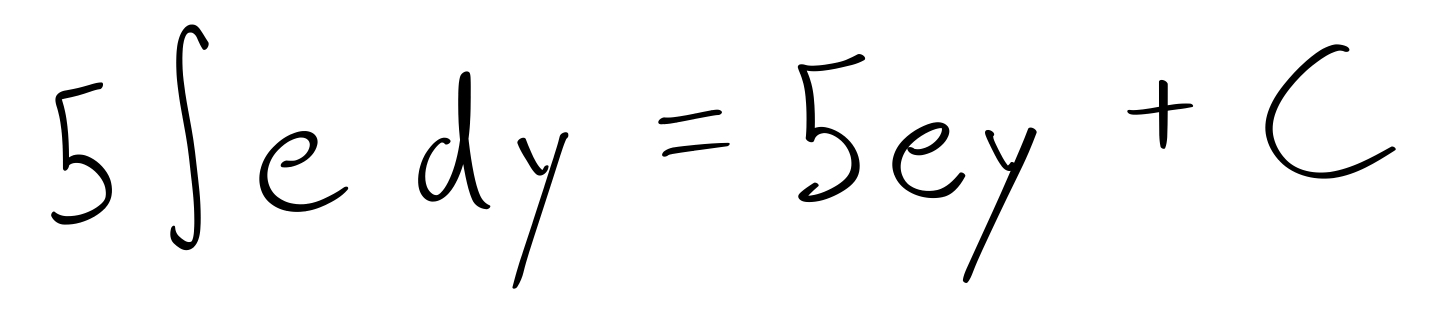
#> input picture backend/test_images/ex10.jpg, 1450 x 324 px
$ python -i process.py   (imports and definitions only)
#> lines starting #> are read from the running program, lines starting #| are printed output that depends on the picture; after the words box and inside, x2 and y2 are one past the last pixel; in counts of white or black regions, pixels touching at a corner belong together
#> further down, picture is the input picture: shape (324, 1450); min 0, max 255, mean 245.5
import cv2
import numpy as np

# Preprocessing image to be more readable
def preprocess_image(img):
    #img = cv2.imread(img_path, cv2.IMREAD_GRAYSCALE)
    img = cv2.GaussianBlur(img, (3, 3), 0)
    img = cv2.adaptiveThreshold(img, 255, cv2.ADAPTIVE_THRESH_MEAN_C, cv2.THRESH_BINARY, 75, 10)
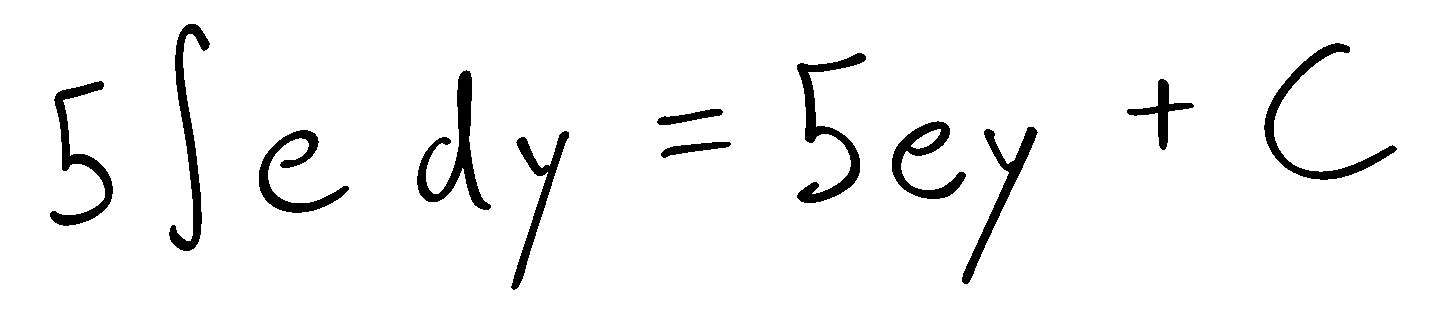
#> img: shape (324, 1450); 95.4% white; 12 black regions, largest, box (x1, y1, x2, y2) and area: (417, 70, 491, 210) 2670, (797, 53, 866, 203) 2555, (169, 24, 210, 251) 2429
    inverted_img = cv2.bitwise_not(img)
    denoised = cv2.fastNlMeansDenoising(inverted_img, None, h=10, templateWindowSize=7, searchWindowSize=21)
    _, binary = cv2.threshold(denoised, 0, 255, cv2.THRESH_BINARY + cv2.THRESH_OTSU)
    kernel = cv2.getStructuringElement(cv2.MORPH_RECT, (3, 3))
    cleaned = cv2.morphologyEx(binary, cv2.MORPH_OPEN, kernel)
#> cleaned: shape (324, 1450); 4.6% white; 12 white regions, largest, box (x1, y1, x2, y2) and area: (417, 71, 491, 210) 2669, (797, 53, 866, 203) 2555, (169, 24, 209, 251) 2425
    return cleaned


# Extracting contours for each character
# [124 lines left out: functions extract_contours, is_equals_sign, is_dot_or_hat, merge, resize_image, make_square_symbol, not called in this run]

>>> import cv2
>>> picture = cv2.imread('test_images/ex10.jpg', cv2.IMREAD_GRAYSCALE)
>>> result = preprocess_image(picture)

$ run again, on backend/test_images/ex1.png
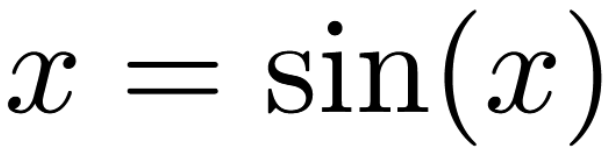
#> input picture backend/test_images/ex1.png, 615 x 156 px
#> picture is the input picture: shape (156, 615); min 0, max 255, mean 231.7
#> in preprocess_image, `img = cv2.adaptiveThreshold(img, 255, cv2.ADAPTIVE_THRESH_MEAN_C, cv2...`:
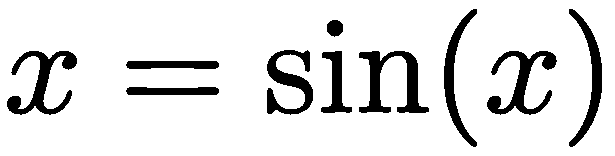
#> img: shape (156, 615); 88.3% white; 10 black regions, largest, box (x1, y1, x2, y2) and area: (359, 51, 429, 113) 1756, (7, 51, 77, 115) 1593, (487, 51, 557, 115) 1581
#> cleaned: shape (156, 615); 11.7% white; 10 white regions, largest, box (x1, y1, x2, y2) and area: (359, 51, 429, 113) 1756, (7, 51, 77, 114) 1585, (487, 51, 556, 114) 1570

$ run again, on backend/test_images/ex2.png
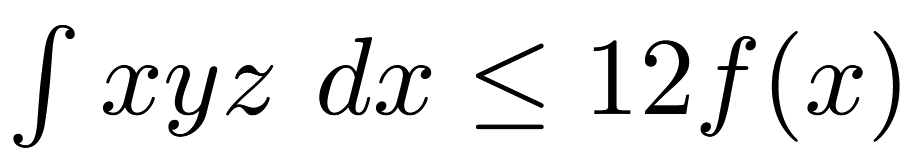
#> input picture backend/test_images/ex2.png, 913 x 167 px
#> picture is the input picture: shape (167, 913); min 0, max 255, mean 235.7
#> in preprocess_image, `img = cv2.adaptiveThreshold(img, 255, cv2.ADAPTIVE_THRESH_MEAN_C, cv2...`:
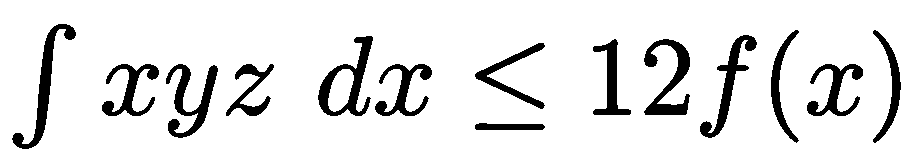
#> img: shape (167, 913); 90% white; 14 black regions, largest, box (x1, y1, x2, y2) and area: (12, 24, 76, 149) 1513, (318, 36, 373, 116) 1450, (644, 39, 690, 115) 1421
#> cleaned: shape (167, 913); 9.9% white; 14 white regions, largest, box (x1, y1, x2, y2) and area: (13, 24, 76, 149) 1511, (318, 36, 373, 116) 1449, (644, 39, 690, 115) 1416

$ run again, on backend/test_images/ex3.png
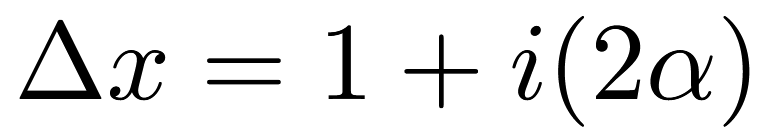
#> input picture backend/test_images/ex3.png, 762 x 140 px
#> picture is the input picture: shape (140, 762); min 0, max 255, mean 234.7
#> in preprocess_image, `img = cv2.GaussianBlur(img, (3, 3), 0)`:
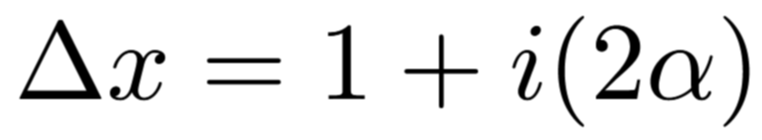
#> img: shape (140, 762); min 0, max 255, mean 234.7
#> in preprocess_image, `img = cv2.adaptiveThreshold(img, 255, cv2.ADAPTIVE_THRESH_MEAN_C, cv2...`:
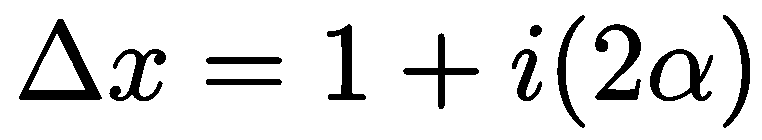
#> img: shape (140, 762); 89.5% white; 12 black regions, largest, box (x1, y1, x2, y2) and area: (19, 19, 102, 100) 2024, (595, 24, 641, 100) 1400, (650, 49, 713, 101) 1229
#> cleaned: shape (140, 762); 10.5% white; 12 white regions, largest, box (x1, y1, x2, y2) and area: (19, 19, 101, 100) 2022, (595, 24, 641, 100) 1396, (650, 49, 713, 101) 1227
